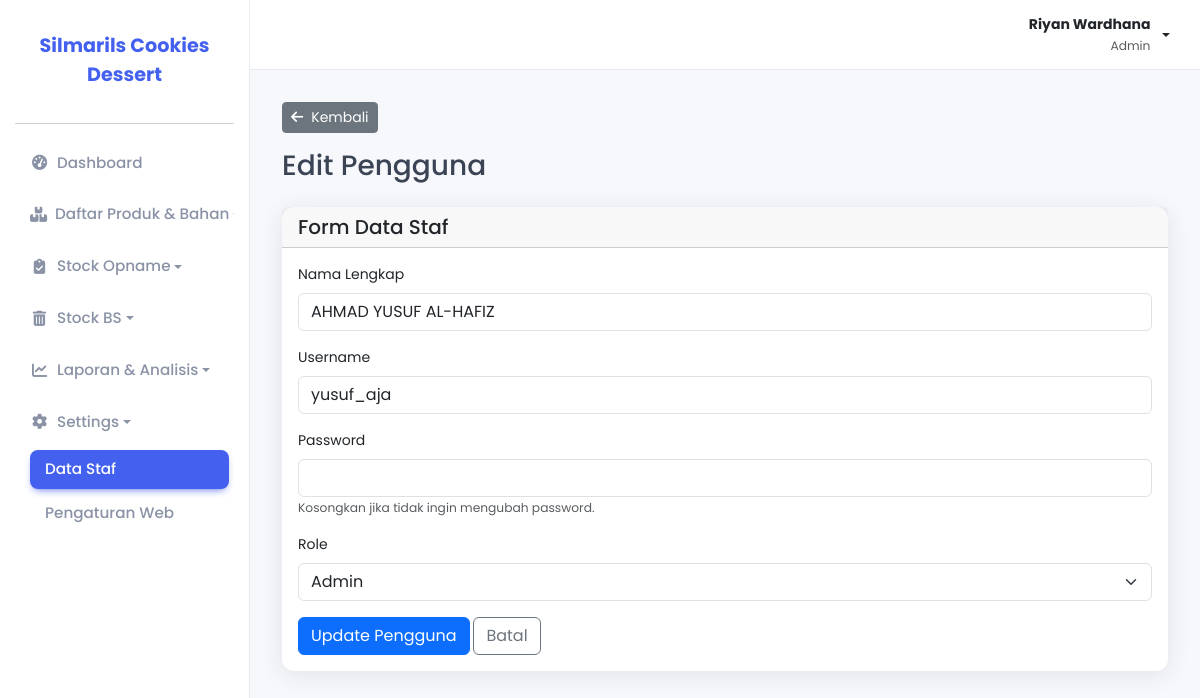
/pages/data_staf/edit.php?id=3 (signed in), run on the app's committed database.
### tables this page shows
CREATE TABLE `pengguna` (
  `id_pengguna` int NOT NULL,
  `username` varchar(100) NOT NULL,
  `password` varchar(255) NOT NULL,
  `nama_lengkap` varchar(255) DEFAULT NULL,
  `level` enum('admin','pegawai') NOT NULL
);

### pages/data_staf/edit.php (the view, shortened to what this page needs)
<?php
include_once(__DIR__ . '/../../includes/header.php');
$id = $_GET['id'];
$stmt = $pdo->prepare("SELECT * FROM pengguna WHERE id_pengguna = ?");
$stmt->execute([$id]);
$user = $stmt->fetch();
?>
<div class="page-header mb-4">
            <div class="row align-items-center">
                        <div class="col-sm-12">
                                    <a href="index.php" class="btn btn-secondary btn-sm mb-3"><i class="fas fa-arrow-left me-2"></i>Kembali</a>
                                    <h1 class="h3 mb-0">Edit Pengguna</h1>
                        </div>
            </div>
</div>
<div class="card">
            <div class="card-header">
                        <h5 class="card-title mb-0">Form Data Staf</h5>
            </div>
            <div class="card-body">
                        <form action="proses.php" method="POST">
                                    <div class="mb-3">
                                                <label for="nama_lengkap" class="form-label">Nama Lengkap</label>
                                                <input type="text" class="form-control" id="nama_lengkap" name="nama_lengkap" value="<?php echo htmlspecialchars($user['nama_lengkap']); ?>" required>
                                    </div>
                                    <div class="mb-3">
                                                <label for="username" class="form-label">Username</label>
                                                <input type="text" class="form-control" id="username" name="username" value="<?php echo htmlspecialchars($user['username']); ?>" required>
                                    </div>
                                    <div class="mb-3">
                                                <label for="password" class="form-label">Password</label>
                                                <input type="password" class="form-control" id="password" name="password">
                                                <small class="form-text text-muted">Kosongkan jika tidak ingin mengubah password.</small>
                                    </div>
                                    <div class="mb-3">
                                                <label for="level" class="form-label">Role</label>
                                                <select class="form-select" id="level" name="level" required>
                                                            <option value="admin" <?php echo ($user['level'] == 'admin') ? 'selected' : ''; ?>>Admin</option>
                                                </select>
                                    </div>
                                    <button type="submit" class="btn btn-primary">Update Pengguna</button>
                                    <a href="index.php" class="btn btn-outline-secondary">Batal</a>
                        </form>
            </div>
</div>
<?php
include_once(__DIR__ . '/../../includes/footer.php');
?>

### assets/css/style.css (style rules this page uses)
:root { --primary-color: #4361ee; --background-color: #f7f8fc; --sidebar-bg: #ffffff; --card-bg: #ffffff; --text-color: #3b4455; --text-muted-color: #8a92a6; --border-color: #e9ecef; --shadow: 0 4px 24px 0 rgb(34 41 47 / 10%); --border-radius: 12px; }
body { font-family: "Poppins", sans-serif; background-color: var(--background-color); color: var(--text-color); font-size: 14px; }
.card { border-radius: var(--border-radius); border: none; box-shadow: var(--shadow); margin-bottom: 1.5rem; }

### data on the page
pengguna: nama_lengkap "AHMAD YUSUF AL-HAFIZ", username "yusuf_aja", level "Admin"

### other printed values
$_SESSION['nama_lengkap'] "Riyan Wardhana"
$_SESSION['level'] "Admin"
NAMA_WEBSITE "Silmarils Cookies Dessert"
